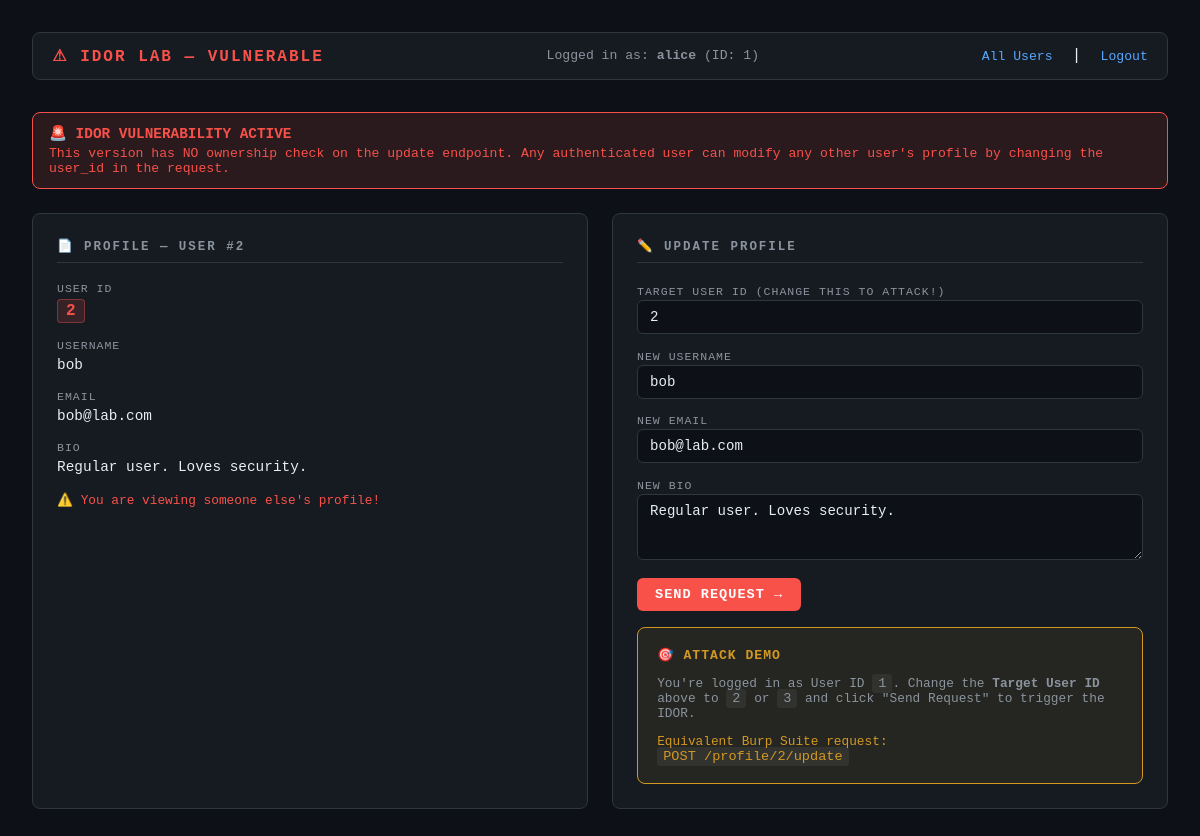
The page /profile/2 (signed in) on the database as committed earlier.
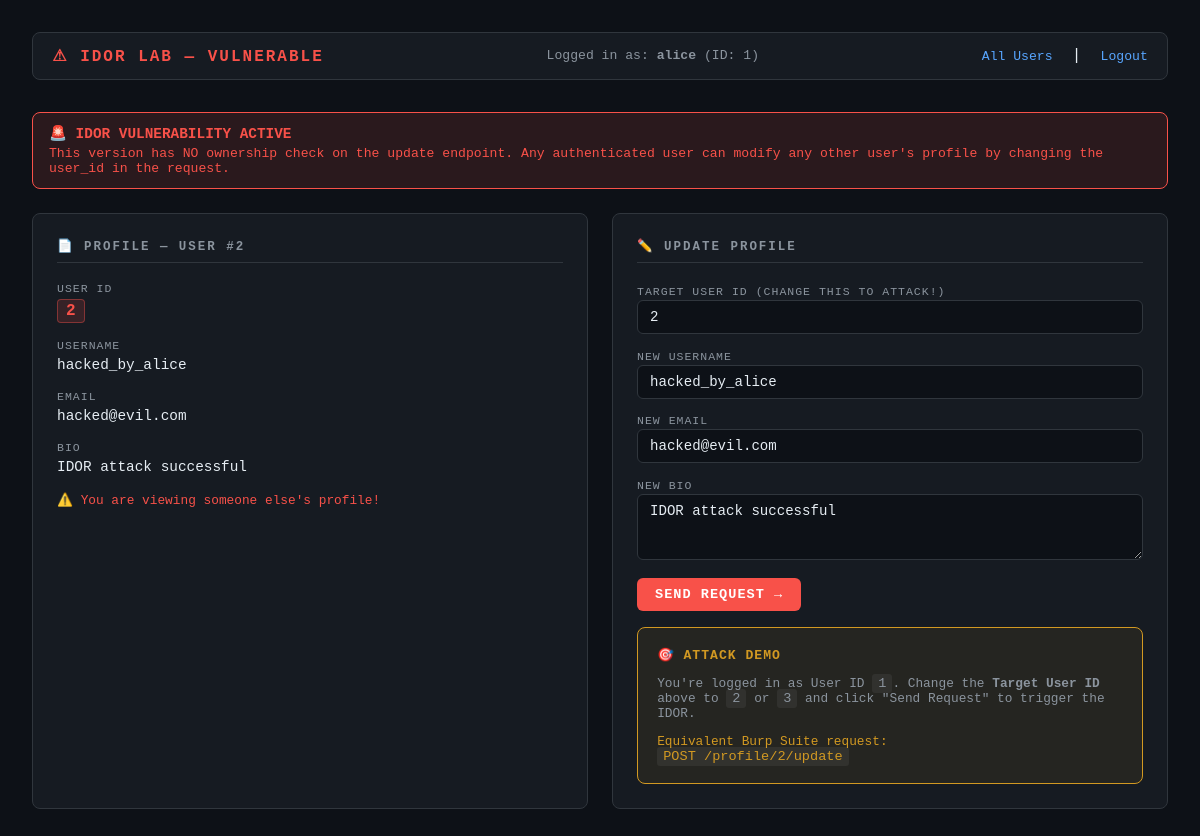
The same page on the database as committed later.
### app.py (models this page shows)
class User(db.Model):
    id       = db.Column(db.Integer, primary_key=True)
    username = db.Column(db.String(80), unique=True, nullable=False)
    email    = db.Column(db.String(120), unique=True, nullable=False)
    password = db.Column(db.String(200), nullable=False)
    bio      = db.Column(db.String(300), default="No bio yet.")

### app.py (the view)
@app.route("/profile/<int:user_id>", methods=["GET"])
def profile(user_id):
    if "user_id" not in session:
        return redirect(url_for("login"))
    user = User.query.get(user_id)
    if not user:
        return "User not found", 404
    return render_template("profile.html",
                           user=user,
                           current_user_id=session["user_id"],
                           vulnerable=True)

### templates/profile.html (shortened to what this page needs)
<!DOCTYPE html>
<html lang="en">
<head>
</head>
<body>
  <nav>
    <span class="brand">⚠ IDOR LAB — VULNERABLE</span>
    <span class="info">Logged in as: <strong>{{ session.username }}</strong> (ID: {{ current_user_id }})</span>
    <span>
      <a href="/users">All Users</a> &nbsp;|&nbsp;
      <a href="/logout">Logout</a>
    </span>
  </nav>
  <div class="vuln-banner">
    <strong>🚨 IDOR VULNERABILITY ACTIVE</strong>
    This version has NO ownership check on the update endpoint.
    Any authenticated user can modify any other user's profile by changing the user_id in the request.
  </div>
  <div class="grid">
    <div class="card">
      <h2>📄 Profile — User #{{ user.id }}</h2>
      <div class="field">
        <label>User ID</label>
        <span class="uid">{{ user.id }}</span>
      </div>
      <div class="field">
        <label>Username</label>
        <span class="val">{{ user.username }}</span>
      </div>
      <div class="field">
        <label>Email</label>
        <span class="val">{{ user.email }}</span>
      </div>
      <div class="field">
        <label>Bio</label>
        <span class="val">{{ user.bio }}</span>
      </div>
      {% if current_user_id == user.id %}
        <p style="color: var(--green); font-size: 0.8rem; margin-top: 1rem;">✅ This is your profile.</p>
      {% else %}
        <p style="color: var(--accent); font-size: 0.8rem; margin-top: 1rem;">⚠️ You are viewing someone else's profile!</p>
      {% endif %}
    </div>
    <div class="card">
      <h2>✏️ Update Profile</h2>
      <label style="font-size:0.72rem; color:var(--muted); text-transform:uppercase; letter-spacing:1px;">
        Target User ID (change this to attack!)
      </label>
      <input type="number" id="target_id" value="{{ user.id }}" min="1"/>
      <label style="font-size:0.72rem; color:var(--muted); text-transform:uppercase; letter-spacing:1px;">New Username</label>
      <input type="text" id="new_username" value="{{ user.username }}"/>
      <label style="font-size:0.72rem; color:var(--muted); text-transform:uppercase; letter-spacing:1px;">New Email</label>
      <input type="text" id="new_email" value="{{ user.email }}"/>
      <label style="font-size:0.72rem; color:var(--muted); text-transform:uppercase; letter-spacing:1px;">New Bio</label>
      <textarea id="new_bio" rows="3">{{ user.bio }}</textarea>
      <button onclick="submitUpdate()">SEND REQUEST →</button>
      <div class="attack-box">
        <h3>🎯 Attack Demo</h3>
        <p style="font-size:0.8rem; color:var(--muted); margin-bottom:0.8rem;">
          You're logged in as User ID <code>{{ current_user_id }}</code>.
          Change the <strong>Target User ID</strong> above to <code>2</code> or <code>3</code>
          and click "Send Request" to trigger the IDOR.
        </p>
        <p style="font-size:0.8rem; color:var(--yellow);">
          Equivalent Burp Suite request:<br/>
          <code>POST /profile/2/update</code>
        </p>
      </div>
    </div>
  </div>
</body>
</html>

### templates/profile.html (style rules this page uses)
*, *::before, *::after { box-sizing: border-box; margin: 0; padding: 0; }
:root { --bg: #0d1117; --surface: #161b22; --border: #30363d; --accent: #f85149; --green: #3fb950; --yellow: #d29922; --blue: #58a6ff; --text: #e6edf3; --muted: #8b949e; }
body { background: var(--bg); color: var(--text); font-family: 'Courier New', monospace; min-height: 100vh; padding: 2rem; }
nav { display: flex; justify-content: space-between; align-items: center; padding: 0.8rem 1.2rem; background: var(--surface); border: 1px solid var(--border); border-radius: 8px; margin-bottom: 2rem; }
nav .brand { color: var(--accent); font-weight: bold; letter-spacing: 2px; }
nav .info { color: var(--muted); font-size: 0.82rem; }
nav a { color: var(--blue); font-size: 0.82rem; text-decoration: none; }
.vuln-banner { background: rgba(248,81,73,0.12); border: 1px solid var(--accent); border-radius: 8px; padding: 12px 16px; margin-bottom: 1.5rem; font-size: 0.82rem; color: var(--accent); }
.vuln-banner strong { display: block; font-size: 0.9rem; margin-bottom: 4px; }
.grid { display: grid; grid-template-columns: 1fr 1fr; gap: 1.5rem; }
.card { background: var(--surface); border: 1px solid var(--border); border-radius: 8px; padding: 1.5rem; }
.card h2 { font-size: 0.78rem; text-transform: uppercase; letter-spacing: 2px; color: var(--muted); margin-bottom: 1.2rem; border-bottom: 1px solid var(--border); padding-bottom: 8px; }
.field { margin-bottom: 1rem; }
.field label { display: block; font-size: 0.72rem; color: var(--muted); text-transform: uppercase; letter-spacing: 1px; margin-bottom: 4px; }
.field .val { color: var(--text); font-size: 0.9rem; }
.uid { display: inline-block; background: rgba(248,81,73,0.15); border: 1px solid rgba(248,81,73,0.4); border-radius: 4px; padding: 2px 8px; color: var(--accent); font-weight: bold; }
input, textarea { width: 100%; background: var(--bg); border: 1px solid var(--border); border-radius: 6px; color: var(--text); padding: 8px 12px; font-family: inherit; font-size: 0.88rem; margin-bottom: 0.8rem; transition: border-color 0.2s; resize: vertical; }
button { background: var(--accent); border: none; border-radius: 6px; color: #fff; padding: 9px 18px; font-family: inherit; font-size: 0.85rem; font-weight: bold; cursor: pointer; letter-spacing: 1px; transition: opacity 0.2s; }
.attack-box { background: rgba(210,153,34,0.08); border: 1px solid var(--yellow); border-radius: 8px; padding: 1.2rem; margin-top: 1rem; }
.attack-box h3 { color: var(--yellow); font-size: 0.82rem; text-transform: uppercase; letter-spacing: 1px; margin-bottom: 0.8rem; }
code { background: rgba(255,255,255,0.06); padding: 2px 6px; border-radius: 3px; font-size: 0.85rem; }

Rows that differ between the two databases and show on the page:
changed User id 2: username "bob" → "hacked_by_alice"; email "bob@lab.com" → "hacked@evil.com"; bio "Regular user. Loves security." → "IDOR attack successful"
